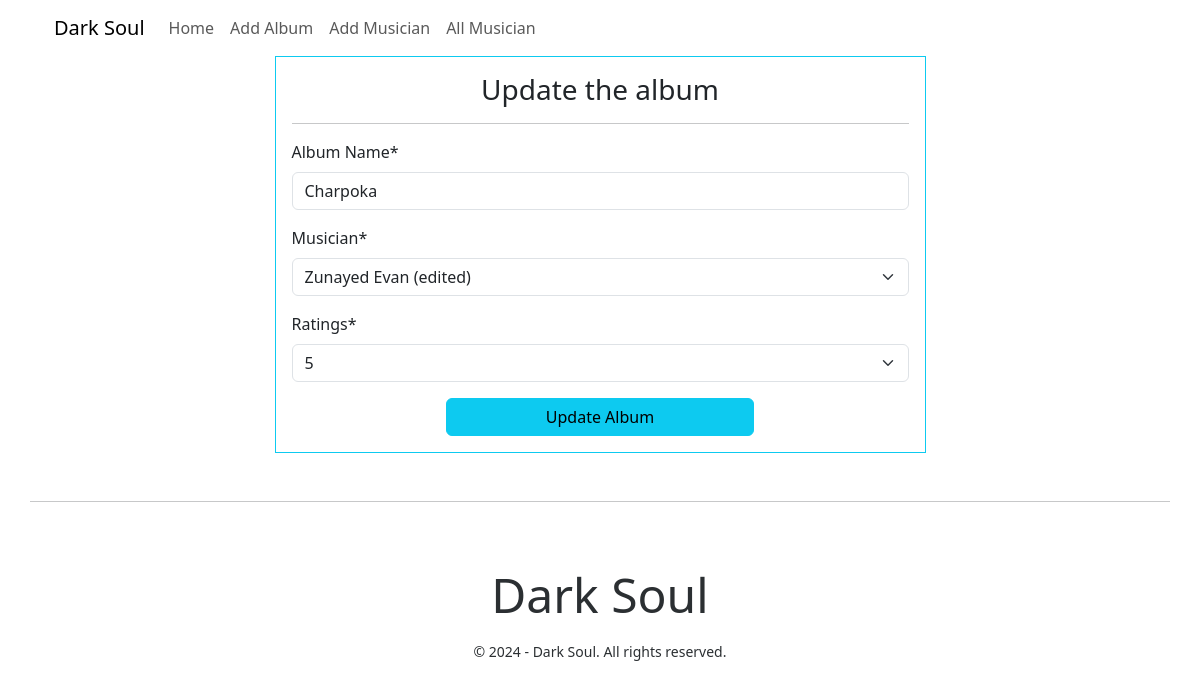
Page /albums/update_album/2/ on the committed database.
### album/models.py (models this page shows, shortened)
class Album(models.Model):
    name = models.CharField(max_length=255)
    musician = models.ForeignKey(Musician, on_delete=models.CASCADE, related_name='albums')
    release_date = models.DateField(auto_now_add=True)
    RATING_CHOICES = [
        ('1', '1'),
        ('2', '2'),
        ('3', '3'),
        ('4', '4'),
        ('5', '5'),
    ]
    ratings = models.CharField(max_length=1, choices=RATING_CHOICES)

### album/views.py (the view)
# urls.py: path('update_album/<int:id>/', views.updateAlbum, name="update_album"),
def updateAlbum(request, id):
    album = Album.objects.get(pk=id)
    form = AlbumForm(instance=album)
    if request.method == 'POST':
        form = AlbumForm(request.POST, instance=album)
        form.save()
        return redirect('home')
    form_type = 'update'
    context = {'form' : form, 'form_type':form_type}
    return render(request, 'album/add_album.html', context)

### album/forms.py
class AlbumForm(ModelForm):
    class Meta:
        model = Album
        fields = '__all__'
        labels = {
            "name" : "Album Name"
        }

### musician/models.py (called while the page is built)
    @property
    def full_name(self):
        return f"{self.first_name} {self.last_name}"

    def __str__(self) -> str:
        return f"{self.full_name}"

### album/templates/album/add_album.html (shortened to what this page needs)
{% extends "base.html" %}
{% block content %}
{% load crispy_forms_tags %}
<div class="col-md-7 m-auto p-3 border border-info">
    <div>
        {% if form_type == 'update' %}
        <h3 class="text-center">Update the album</h3>
        {% else %}
        <h3 class="text-center">Add a new album</h3>
        {% endif %}
        <hr>
        <form action="" method="post">
            {{form | crispy}}
            {% if form_type == 'update' %}
            <input type="submit" value="Update Album" class="btn btn-info px-5 d-grid gap-2 col-6 mx-auto">
            {% else %}
            <input type="submit" value="Add Album" class="btn btn-info px-5 d-grid gap-2 col-6 mx-auto">
            {% endif %}
        </form>
    </div>
</div>
{% endblock content %}

### rows in the picture
Album: name "Charpoka", musician "Zunayed Evan (edited)", ratings "5"
